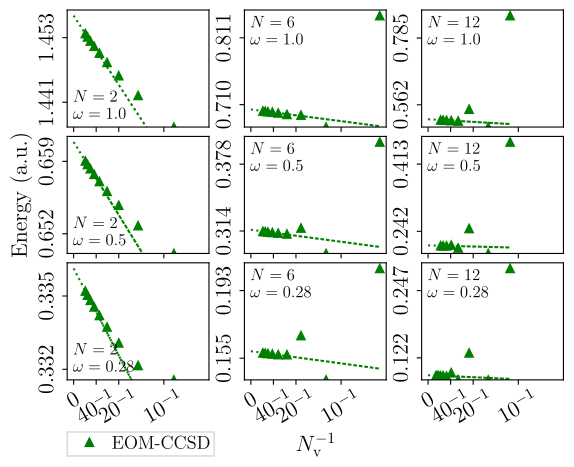

This figure's Python source:
#!/usr/bin/env python3
# taritz: python3 %

import matplotlib.pyplot as plt
import numpy as np
from scipy import stats
import config

config.source_matplotlib_options()

cols = dict(omega=0, nelec=1, nv=2, eom=3, fh=4, mp2=5, ccsd=6, ccsdhf=7, eomss1=8, eomss2=9)

data = np.loadtxt("../data/AllDATA", skiprows=1)
def data_per_omega_n(omega, n):
    return np.array([d for d in data
                        if d[cols["omega"]] == omega and d[cols["nelec"]] == n])

reg_points = 2 
omegas = np.sort(np.unique(data[:, cols["omega"]]))
nelecs = np.sort(np.unique(data[:, cols["nelec"]]))
n_rows = len(omegas)
n_cols = n_rows
print("omegas = ", omegas, "nelecs = ", nelecs)
colors = ["blue", "green"]

legend_where = 7
plot_ylabel = 4
plot_xlabel = 8

f, axes = plt.subplots(n_rows, n_cols, sharex=True)
f.subplots_adjust(hspace=0.08)
f.subplots_adjust(wspace=0.25)

yticks_translation = {
    # (omega, N)
    (1.0, 2): dict(points=[1.441, 1.453], decimals=3),
    (1.0, 6): dict(points=[0.71, 0.811], decimals=3),
    (1.0, 12): dict(points=[0.562, 0.785], decimals=3),
    ####
    (0.5, 2): dict(points=[0.652, 0.659], decimals=3),
    (0.5, 6): dict(points=[0.314, 0.378], decimals=3),
    (0.5, 12): dict(points=[0.242, 0.413], decimals=3),
    ####
    (0.28, 2): dict(points=[0.332, 0.335], decimals=3),
    (0.28, 6): dict(points=[0.155, 0.193], decimals=3),
    (0.28, 12): dict(points=[0.122, 0.247], decimals=3),
}

text_position_translation = {
    # (omega, N)
    (1.0, 2): (0.55, 0.15),
    (1.0, 6): (0.55, 0.15),
    (1.0, 12): (0.55, 0.15),
    ####
    (0.5, 2): (0.55, 0.15),
    (0.5, 6): (0.55, 0.15),
    (0.5, 12): (0.55, 0.15),
    ####
    (0.28, 2): (0.55, 0.15),
    (0.28, 6): (0.55, 0.15),
    (0.28, 12): (0.55, 0.15),
}


for inelec, nelec in enumerate(nelecs):
    for iomega, omega in enumerate(reversed(omegas)):
        plot_index = inelec + n_rows * iomega + 1
        ax = plt.subplot(n_rows, n_cols, plot_index)
        _data = data_per_omega_n(omega, nelec)
        nv_rec = 1/_data[:, cols["nv"]]
        nv_rec_with_zero = np.array([0] + list(nv_rec))

        eom =  _data[:, cols["eomss2"]]
        slope, intersection, _, _, _ \
            = stats.linregress(nv_rec[-(reg_points):],
                               eom[-(reg_points):])
        plt.plot(nv_rec, eom, "^",
                color=colors[1],
                label="EOM-CCSD")
        plt.plot(nv_rec_with_zero, intersection + slope * nv_rec_with_zero,
                linestyle="dotted",
                color=colors[1])

        min_yrange = min(min(eom), intersection)
        max_yrange = max(max(eom), intersection)
        ypadding = lambda p: (max_yrange - min_yrange) * p

        translation_key = (omega, nelec)
        if translation_key in yticks_translation:
            yticks = yticks_translation[translation_key]["points"]
            yticks_decimals = yticks_translation[translation_key].get("decimals", 2)
            plt.ylim(min_yrange, max_yrange + ypadding(0.05))
        else:
            yticks_decimals = 2
            yticks = [min_yrange + ypadding(0.2), max_yrange - ypadding(0.2)]
            plt.ylim(min_yrange, max_yrange + ypadding(0.05))

        ax.set_yticks(yticks)
        ax.set_yticklabels(
                ["{:.3f}".format(f) for f in yticks],
                verticalalignment="center",
                rotation=90)

        if iomega == n_rows - 1:
            xticks = [1/40, 0.05, 0.1]
            ax.set_xticks([0] + xticks)
            ax.set_xticklabels(
                [r"$0$"] +
                [r"${:d}^{{-1}}$".format(int(1/i)) for i in xticks],
                rotation=30)
        else:
            ax.set_xticks([])

        if inelec == 0:
            text_position = (0.04, 0.18)
        else:
            text_position = (0.04, 0.815)

        ax.text(x=text_position[0], y=text_position[1],
                s=("$N = {:.0f}$"
                   "\n"
                   "$\omega = {}$"
                  ).format(nelec, omega),
                fontsize=12,
                verticalalignment="center",
                #bbox=dict(facecolor="white", alpha=0.5),
                transform=ax.transAxes)

        if plot_index == legend_where:
            plt.legend(#loc="lower right",
                       loc=(-0.0,-0.65),
                       ncol=2,
                       labelspacing=0.1,
                       borderpad=0.2,
                       #handlelength=0.8,
                       handletextpad=0.2,
                       fontsize="small",
                       columnspacing=0.01)
        if plot_index == plot_xlabel:
            plt.xlabel(r"$N_\mathrm{v}^{-1}$")
        if plot_index == plot_ylabel:
            plt.ylabel(r"Energy (a.u.)")
        print(intersection)

plt.savefig(__file__.replace("py", "pdf"))
